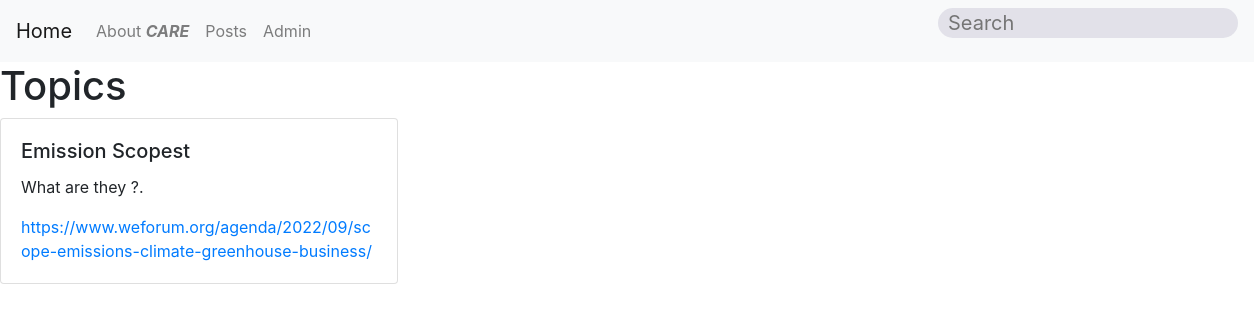
The page /titlelinks on the database its author committed.
### Whats_CARE/models.py (models this page shows)
class links(models.Model):
    title = models.CharField(max_length=200)
    description = models.TextField()
    link = models.URLField()

### Whats_CARE/views.py (the view)
# urls.py: path('titlelinks',views.basicview,name='titlelinks'),
def basicview(request):
    titlelinks = links.objects.all()
    context={
        'titlelinks':titlelinks
    }
    return render(request, 'titlelinks.html',context)

### Whats_CARE/templates/titlelinks.html
{% extends "base.html" %}
{% load static %}
{% block page_content %}
<h1>Topics</h1>
<div class="row">
{% for links in titlelinks %}
    <div class="col-md-4">
        <div class="card mb-2">
            <div class="card-body">
                <h5 class="card-title">{{ links.title }}</h5>
                <p class="card-text">{{ links.description }}</p>
                <a href="{{ links.link }}">{{ links.link }}</a>
            </div>
        </div>
    </div>
    {% endfor %}
</div>
{% endblock %}

### CARE_Site/static/base.css (style rules this page uses)
#bg { background-size: cover; background-repeat: no-repeat; background-position: center; background-attachment: fixed; }

### rows shown on the page
links: title "Emission Scopest", description "What are they ?.", link "https://www.weforum.org/agenda/2022/09/scope-emissions-climate-greenhouse-business/"
